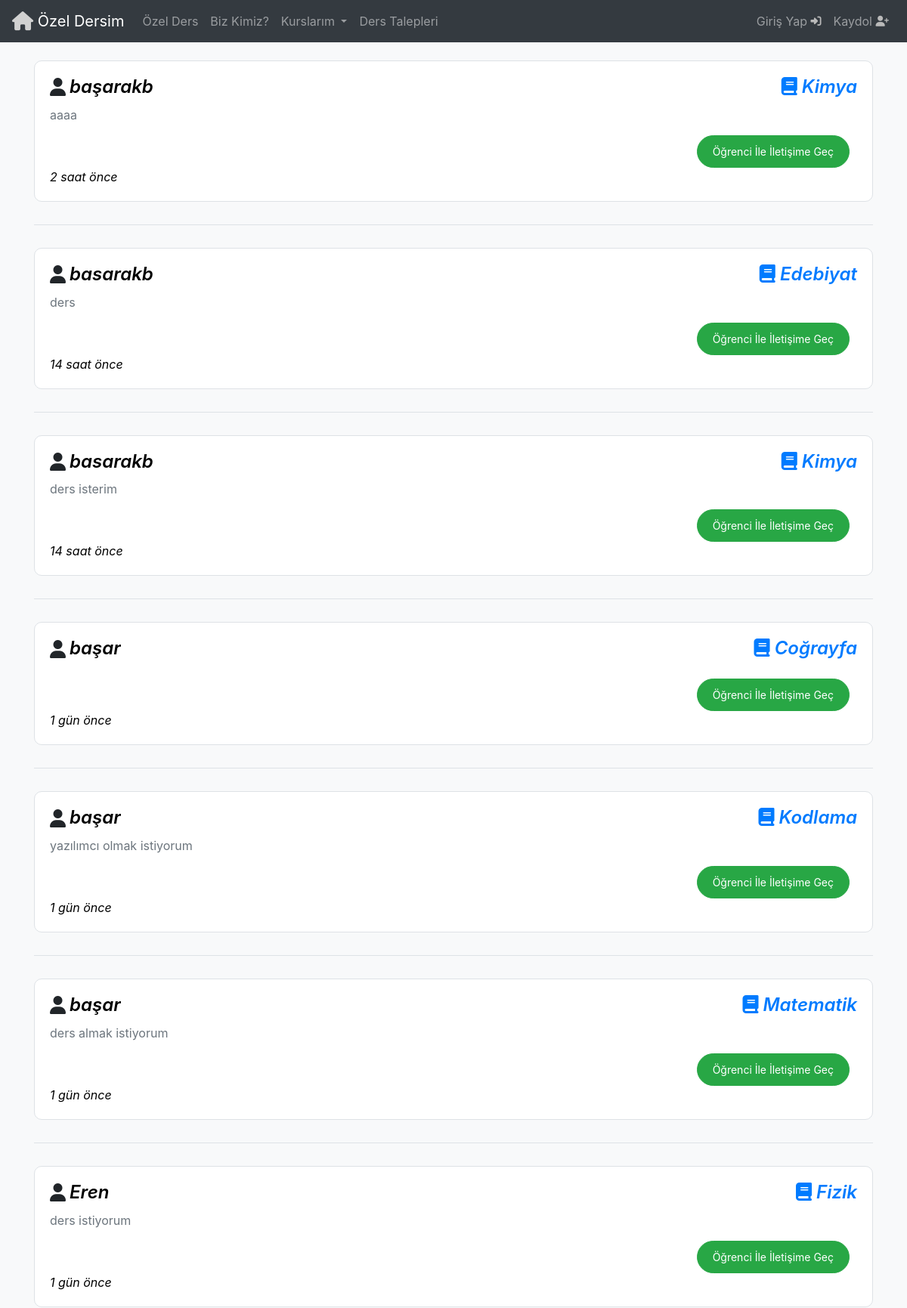
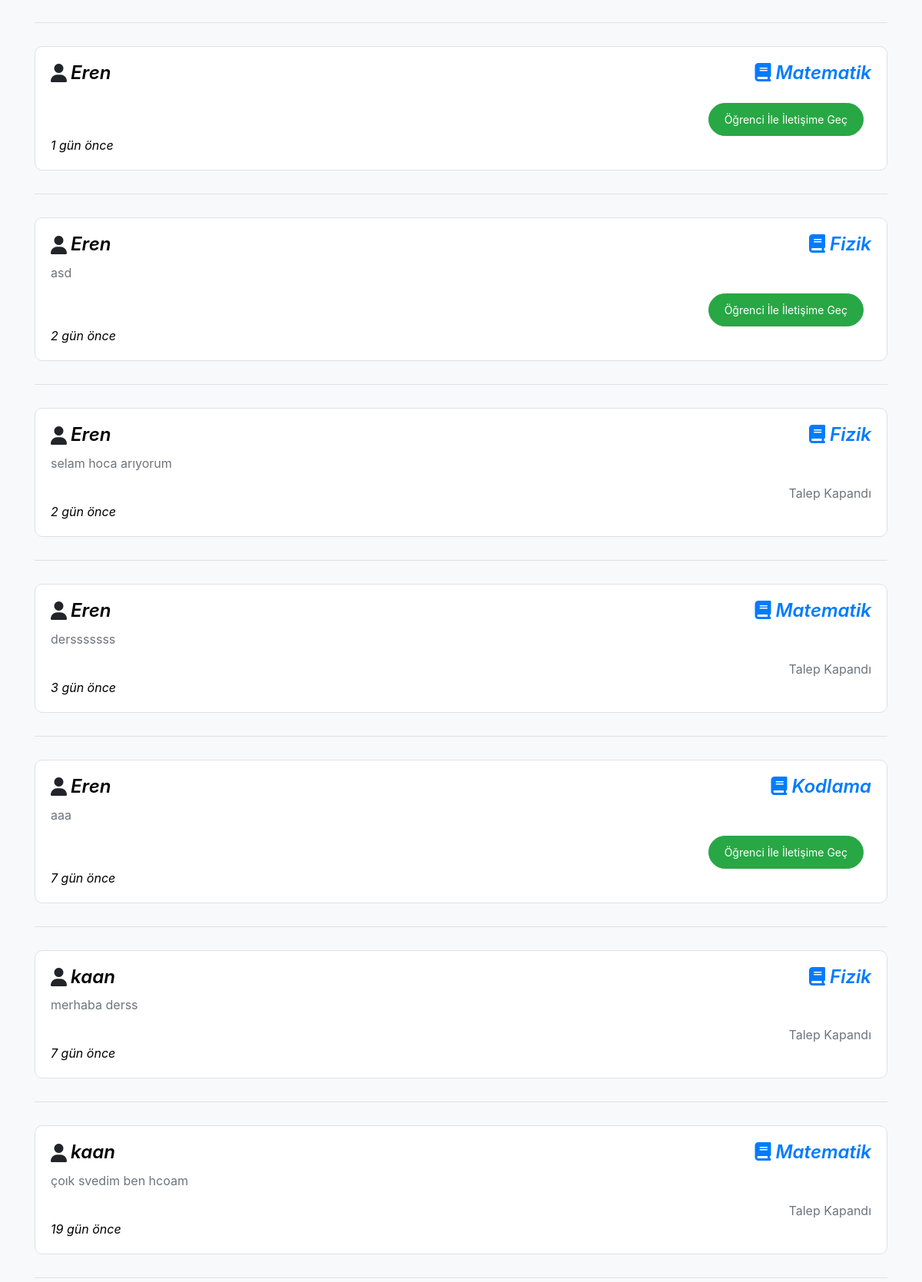
/derstalepleri/ (upper part), run on the app's committed database (2 pictures, top to bottom).
### Base/models.py (models this page shows, shortened)
class DersTalepleri(models.Model):
  seviye = [
    ('ilkokul', 'İlkokul'),
    ('ortaokul', 'Ortaokul'),
    ('lise', 'Lise'),
    ('universite', 'Üniversite'),
    ('yukseklisans','Yüksek Lisans'),
  ]
  kullanici = models.ForeignKey(User, on_delete=models.CASCADE)
  isim = models.CharField(max_length=50)
  ders = models.ForeignKey(Ders, on_delete=models.CASCADE)
  talep_notu= models.TextField(max_length=200,null=True,blank=True)
  talep_durumu = models.BooleanField(default=False)
  min_butce = models.IntegerField(validators=[MinValueValidator(0)])
  max_butce = models.IntegerField(validators=[MaxValueValidator(10000)])
  ogrenci_seviyesi = models.CharField(max_length=50,choices=seviye)
  olusturulma_tarihi = models.DateTimeField(auto_now_add=True)
  konum = models.ForeignKey(Sehir, on_delete=models.CASCADE, null=True, blank=True, default=None)

class Ders(models.Model):
  ders = models.CharField(max_length=50)
  def __str__(self) :
    return self.ders

### Base/views.py (the view)
# urls.py: path('derstalepleri/', views.derstalepleri,name='DersTalepleri'),
def derstalepleri(request):
   derstalepleri = DersTalepleri.objects.all()
   context = {'derstalepleri': derstalepleri}
   return render(request, 'DersTalepleri.html',context)

### Templates/DersTalepleri.html (shortened to what this page needs)
{% include 'navbar.html' %}
<!DOCTYPE html>
<html lang="en">
  <head>
    <link
      rel="stylesheet"
      href="https://stackpath.bootstrapcdn.com/bootstrap/4.5.2/css/bootstrap.min.css"
    />
    <link
      rel="stylesheet"
      href="https://cdnjs.cloudflare.com/ajax/libs/font-awesome/6.5.2/css/all.min.css"
    />
  </head>
  <body>
    <div class="container mt-4">
       {% for derstalebi in derstalepleri reversed %}
      <div class="request-card">
        <div class="d-flex justify-content-between align-items-center">
          <h5 class="d-flex align-items-center">
            <i class="fas fa-user"></i>
            <a href="{% url 'TalepDetay' derstalebi.id %}" class="user-name"
              >{{ derstalebi.kullanici }}</a
            >
          </h5>
          <h5>
            <i class="fas fa-book" style="color: #007bff"></i>
            <span class="lesson-name">{{ derstalebi.ders }}</span>
          </h5>
        </div>
        <p>{{ derstalebi.talep_notu }}</p>
        <div class="request-actions">
          {% if derstalebi.kullanici == request.user %}
          <div class="right-actions">
            <a
              href="{% url 'TalepDuzenle' derstalebi.id %}"
              class="btn btn-warning btn-sm btn-custom btn-warning-custom"
              >Talebi Düzenle</a
            >
            <a
              href="{% url 'TalepSil' derstalebi.id %}"
              class="btn btn-danger btn-sm btn-custom btn-danger-custom"
              >Talebi Sil</a
            >
            <a
              href="{% url 'TalepKabul' derstalebi.id %}"
              class="btn btn-success btn-sm btn-custom btn-success-custom"
              >Talebi Kapat</a
            >
          </div>
          {% else %} {% if derstalebi.talep_durumu == False %}
          <div class="right-actions">
            <a
              href="{% url 'IletisimeGec1' derstalebi.id %}"
              class="btn btn-success btn-sm btn-custom btn-success-custom"
              >Öğrenci İle İletişime Geç</a
            >
          </div>
          {% else %}
          <span class="text-muted">Talep Kapandı</span>
          {% endif %} {% endif %}
        </div>
        <div
          class="timestamp"
          data-time="{{ derstalebi.olusturulma_tarihi }}"
          id="timestamp{{ forloop.counter }}"
        >
        </div>
      </div>
      <div class="divider"></div>
      {% endfor %}
    </div>
  </body>
</html>

### Templates/DersTalepleri.html (style rules this page uses)
body { background-color: #f8f9fa; }
.request-card { margin-bottom: 20px; border: 1px solid #dee2e6; border-radius: 10px; padding: 20px; background-color: #ffffff; transition: box-shadow 0.3s; width: 100%; max-width: 100%; }
.request-card h5 { margin: 0; font-size: 1.5rem; font-weight: 600; word-wrap: break-word; word-break: break-all; }
.request-card h5 a, .request-card p { overflow: hidden; text-overflow: ellipsis; white-space: nowrap; display: block; }
.request-card p { margin: 10px 0; color: #6c757d; }
.request-actions { margin-top: 15px; display: flex; justify-content: flex-end; }
.request-actions .right-actions { display: flex; }
.request-actions a { margin-right: 10px; }
.divider { margin: 30px 0; border-bottom: 1px solid #dee2e6; }
.btn-custom { border-radius: 50px; padding: 10px 20px; }
.btn-success-custom { background-color: #28a745; border-color: #28a745; }
.user-name { color: black; font-style: italic; margin-left: 5px; }
.lesson-name { color: #007bff; font-style: italic; }
.timestamp { color: #000; font-style: italic; }

### data on the page
DersTalepleri: kullanici "başarakb", ders "Kimya", talep_notu "aaaa", talep_durumu "Öğrenci İle İletişime Geç"
DersTalepleri: kullanici "basarakb", ders "Edebiyat", talep_notu "ders", talep_durumu "Öğrenci İle İletişime Geç"
DersTalepleri: kullanici "basarakb", ders "Kimya", talep_notu "ders isterim", talep_durumu "Öğrenci İle İletişime Geç"
DersTalepleri: kullanici "başar", ders "Coğrayfa", talep_durumu "Öğrenci İle İletişime Geç"
DersTalepleri: kullanici "başar", ders "Kodlama", talep_notu "yazılımcı olmak istiyorum", talep_durumu "Öğrenci İle İletişime Geç"
DersTalepleri: kullanici "başar", ders "Matematik", talep_notu "ders almak istiyorum", talep_durumu "Öğrenci İle İletişime Geç"
DersTalepleri: kullanici "Eren", ders "Fizik", talep_notu "ders istiyorum", talep_durumu "Öğrenci İle İletişime Geç"
DersTalepleri: kullanici "Eren", ders "Matematik", talep_durumu "Öğrenci İle İletişime Geç"
DersTalepleri: kullanici "Eren", ders "Fizik", talep_notu "asd", talep_durumu "Öğrenci İle İletişime Geç"
DersTalepleri: kullanici "Eren", ders "Fizik", talep_notu "selam hoca arıyorum", talep_durumu "Talep Kapandı"
DersTalepleri: kullanici "Eren", ders "Matematik", talep_notu "dersssssss", talep_durumu "Talep Kapandı"
DersTalepleri: kullanici "Eren", ders "Kodlama", talep_notu "aaa", talep_durumu "Öğrenci İle İletişime Geç"
DersTalepleri: kullanici "kaan", ders "Fizik", talep_notu "merhaba derss", talep_durumu "Talep Kapandı"
DersTalepleri: kullanici "kaan", ders "Matematik", talep_notu "çoık svedim ben hcoam", talep_durumu "Talep Kapandı"
